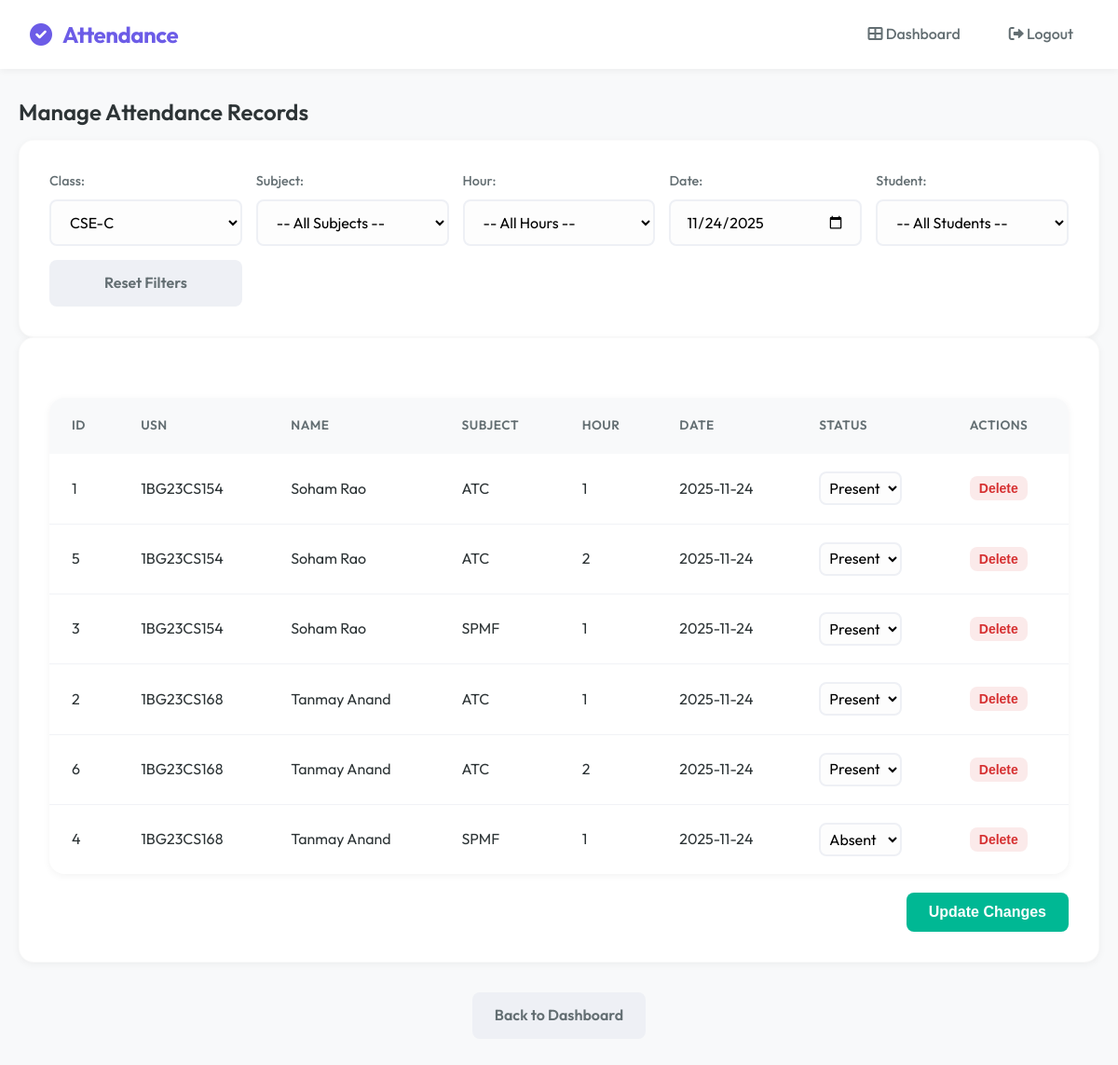
The app's page /admin/attendance?class_id=3 (signed in), older data.
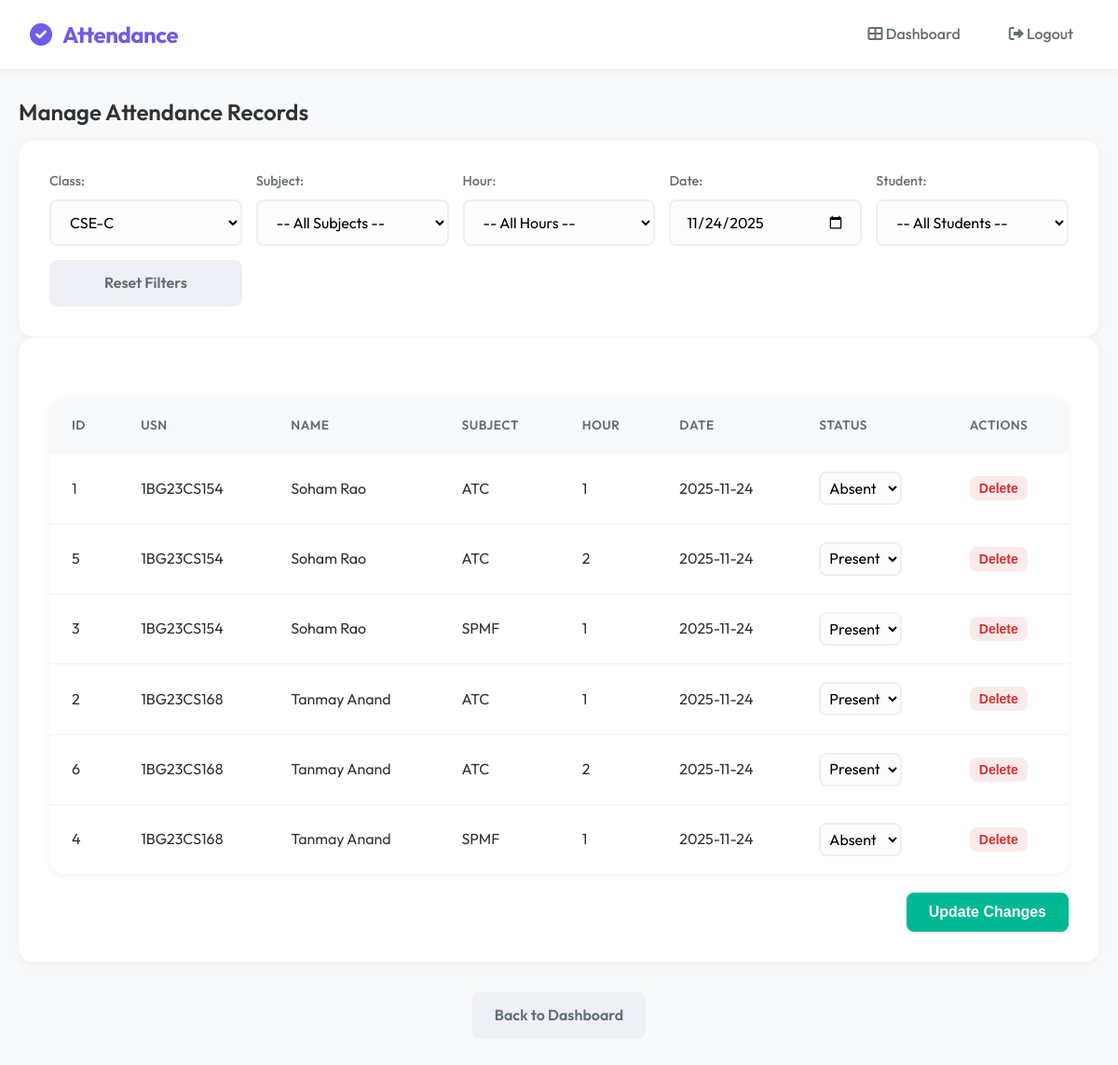
The same page, newer data.
### tables this page shows
CREATE TABLE attendance (
        id INTEGER PRIMARY KEY AUTOINCREMENT,
        student_id INTEGER,
        subject TEXT,
        date TEXT,
        status TEXT,
        hour INTEGER,
        previous_hash TEXT,
        current_hash TEXT
    );

CREATE TABLE students (
        id INTEGER PRIMARY KEY AUTOINCREMENT,
        usn TEXT UNIQUE,
        name TEXT,
        dob TEXT,
        class_id INTEGER,
        face_encoding BLOB
    );

### app.py (the view, shortened to what this page needs)
@app.route("/admin/attendance", methods=["GET", "POST"])
def admin_attendance():
    role = session.get("role")
    if role not in ["admin", "teacher"]:
        return "Unauthorized", 403
    conn = sqlite3.connect('attendance.db')
    c = conn.cursor()
    class_id = request.args.get("class_id")
    subject = request.args.get("subject")
    hour = request.args.get("hour")
    date = request.args.get("date", datetime.datetime.now(IST).date().strftime("%Y-%m-%d"))
    student_id = request.args.get("student_id")
    try:
        class_id_int = int(class_id) if class_id else None
    except:
        class_id_int = None
    if role == "teacher":
        teacher_id = session["username"]
        c.execute("""
            SELECT DISTINCT c.id, c.class_name
            FROM classes c
            JOIN teacher_assignments ta ON c.id = ta.class_id
            WHERE ta.teacher_id=?
        """, (teacher_id,))
    else:
        c.execute("SELECT id, class_name FROM classes")
    classes = c.fetchall()
    subjects = []
    students_list = []
    attendance_records = []
    if class_id_int:
        if role == "teacher":
            teacher_id = session["username"]
            c.execute("""
                SELECT subject FROM teacher_assignments
                WHERE teacher_id=? AND class_id=?
                ORDER BY subject
            """, (teacher_id, class_id_int))
        else:
            c.execute("SELECT name FROM subjects WHERE class_id=? ORDER BY name", (class_id_int,))
        subjects = [s[0] for s in c.fetchall()]
        c.execute("SELECT id, usn, name FROM students WHERE class_id=? ORDER BY name", (class_id_int,))
        students_list = c.fetchall()
        if subject:
            query = """SELECT attendance.id, students.usn, students.name, attendance.subject, attendance.hour,
                              attendance.date, attendance.status
                       FROM attendance
                       JOIN students ON attendance.student_id = students.id
                       WHERE students.class_id=? AND attendance.subject=? AND attendance.date=?"""
            params = [class_id_int, subject, date]
            if hour:
                query += " AND attendance.hour=?"
                params.append(hour)
        else:
            query = """SELECT attendance.id, students.usn, students.name, attendance.subject, attendance.hour,
                              attendance.date, attendance.status
                       FROM attendance
                       JOIN students ON attendance.student_id = students.id
                       WHERE students.class_id=? AND attendance.date=?"""
            params = [class_id_int, date]
            if hour:
                query += " AND attendance.hour=?"
                params.append(hour)
        if student_id:
            query += " AND students.id=?"
            params.append(student_id)
        query += " ORDER BY students.usn, attendance.subject, attendance.hour"
        c.execute(query, params)
        attendance_records = c.fetchall()
        c.execute("""
            SELECT DISTINCT attendance_id
            FROM pending_attendance_changes
            WHERE attendance_id IN (SELECT id FROM attendance WHERE student_id IN
                (SELECT id FROM students WHERE class_id=?))
        """, (class_id_int,))
        pending_ids = {row[0] for row in c.fetchall()}
    conn.close()
    return render_template(
        "admin_attendance.html",
        classes=classes,
        subjects=subjects,
        students_list=students_list,
        attendance_records=attendance_records,
        selected_class=class_id_int,
        selected_subject=subject,
        selected_hour=hour,
        selected_date=date,
        selected_student=int(student_id) if student_id else None,
        pending_ids=pending_ids if class_id_int else set()
    )

### templates/admin_attendance.html (shortened to what the changed rows need)
{% extends "base.html" %}
{% block content %}
<h2>Manage Attendance Records</h2>
{% if attendance_records %}
<div class="card">
    <form method="POST"
        action="/admin/attendance?class_id={{ selected_class or '' }}&subject={{ selected_subject or '' }}&hour={{ selected_hour or '' }}&date={{ selected_date or '' }}&student_id={{ selected_student or '' }}">
        <div class="table-container">
            <table>
                <thead>
                    <tr>
                        <th>ID</th>
                        <th>USN</th>
                        <th>Name</th>
                        <th>Subject</th>
                        <th>Hour</th>
                        <th>Date</th>
                        <th>Status</th>
                        <th>Actions</th>
                    </tr>
                </thead>
                <tbody>
                    {% for record in attendance_records %}
                    <tr {% if record[0] in pending_ids %}class="pending-change" {% endif %}>
                        <td>{{ record[0] }}</td>
                        <td>{{ record[1] }}</td>
                        <td>{{ record[2] }}</td>
                        <td>{{ record[3] }}</td>
                        <td>{{ record[4] }}</td>
                        <td>{{ record[5] }}</td>
                        <td>
                            <select name="status_{{ record[0] }}" class="status-select"
                                data-original-status="{{ record[6] }}" data-row-id="{{ record[0] }}"
                                onchange="highlightChangedRow(this)" style="padding: 5px; width: auto;">
                                <option value="Present" {% if record[6]=='Present' %}selected{% endif %}>Present
                                </option>
                                <option value="Absent" {% if record[6]=='Absent' %}selected{% endif %}>Absent</option>
                            </select>
                        </td>
                        <td>
                            {% if session['role'] == 'teacher' %}
                            <textarea name="individual_{{ record[0] }}" class="individual-comment-input"
                                placeholder="Individual comment (optional)" rows="2" disabled
                                style="width: 100%; padding: 5px; font-size: 0.9rem; resize: vertical;"></textarea>
                            {% elif session['role'] == 'admin' %}
                            <button type="submit" formaction="/delete_attendance/{{ record[0] }}" class="btn btn-danger"
                                onclick="return confirm('⚠️ Are you sure you want to delete this attendance record?\n\nStudent: {{ record[2] }}\nSubject: {{ record[3] }}\nDate: {{ record[5] }}\n\nThis action cannot be undone!');"
                                style="padding: 5px 10px; font-size: 14px;">Delete</button>
                            {% endif %}
                        </td>
                    </tr>
                    {% endfor %}
                </tbody>
            </table>
        </div>
    </form>
</div>
{% else %}
<div class="alert alert-info">
    <i class="fas fa-info-circle"></i> No attendance records found for the selected filters.
</div>
{% endif %}
{% endblock %}

Row changes from the older to the newer data that the page shows:
changed attendance id 1: status+id "Present" → "Absent"
